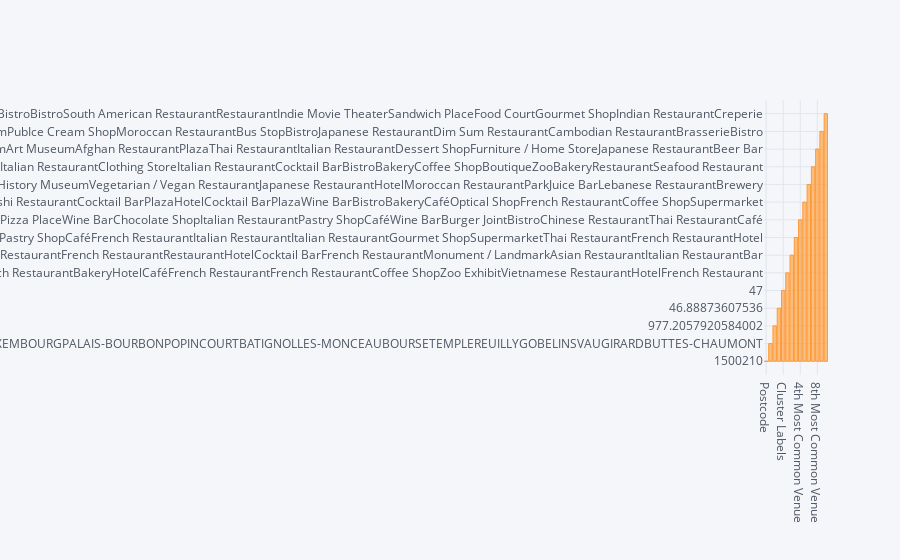

Write notebook code for a chart like this one.
### Code cell
Paris_merged.sum().iplot(kind = 'bar')

### Figure 1 — Plotly figure (JSON) as saved in the notebook; plotly's stock layout.template omitted (floating-point values rounded to 4 significant figures)
{"data": [{"marker": {"color": "rgba(255, 153, 51, 0.6)", "line": {"color": "rgba(255, 153, 51, 1.0)", "width": 1}}, "name": "None", "orientation": "v", "text": "", "type": "bar", "x": ["Postcode", "Borough", "Latitude", "Longitude", "Cluster Labels", "1st Most Common Venue", "2nd Most Common Venue", "3rd Most Common Venue", "4th Most Common Venue", "5th Most Common Venue", "6th Most Common Venue", "7th Most Common Venue", "8th Most Common Venue", "9th Most Common Venue", "10th Most Common Venue"], "y": [1500210, "LOUVREPANTHEONOPERAENTREPOTPASSYMENILMONTANTOBSERVATOIREELYSEEBUTTE-MONTMARTREHOTEL-DE-VILLELUXEMBOURGPALAIS-BOURBONPOPINCOURTBATIGNOLLES-MONCEAUBOURSETEMPLEREUILLYGOBELINSVAUGIRARDBUTTES-CHAUMONT", 977.2, 46.89, 47, "French RestaurantFrench RestaurantFrench RestaurantFrench RestaurantLakeBistroFrench RestaurantFrench RestaurantFrench RestaurantFrench RestaurantBakeryHotelCaféFrench RestaurantFrench RestaurantCoffee ShopZoo ExhibitVietnamese RestaurantHotelFrench Restaurant", "HotelHotelHotelHotelPlazaBakeryHotelHotelBarIce Cream ShopFrench RestaurantFrench RestaurantRestaurantHotelCocktail BarFrench RestaurantMonument / LandmarkAsian RestaurantItalian RestaurantBar", "Japanese RestaurantItalian RestaurantBistroBistroParkPlazaSupermarketBakeryBistroPastry ShopPastry ShopCaféFrench RestaurantItalian RestaurantItalian RestaurantGourmet ShopSupermarketThai RestaurantFrench RestaurantHotel", "PlazaBarWine BarCoffee ShopPoolFrench RestaurantBistroSpaPizza PlaceWine BarChocolate ShopItalian RestaurantPastry ShopCaféWine BarBurger JointBistroChinese RestaurantThai RestaurantCafé", "CaféCaféLoungeCaféBus StationJapanese RestaurantSushi RestaurantCocktail BarPlazaHotelCocktail BarPlazaWine BarBistroBakeryCaféOptical ShopFrench RestaurantCoffee ShopSupermarket", "Coffee ShopBakeryCocktail BarJapanese RestaurantBus StopBarFood & Drink ShopCorsican RestaurantHotelPedestrian PlazaFountainHistory MuseumVegetarian / Vegan RestaurantJapanese RestaurantHotelMoroccan RestaurantParkJuice BarLebanese RestaurantBrewery", "Historic SitePlazaBarIndian RestaurantBoat or FerryItalian RestaurantTea RoomParkItalian RestaurantClothing StoreItalian RestaurantCocktail BarBistroBakeryCoffee ShopBoutiqueZooBakeryRestaurantSeafood Restaurant", "Udon RestaurantPubBakeryAsian RestaurantBike Rental / Bike ShareHotelFast Food RestaurantBrasserieRestaurantPlazaTea RoomArt MuseumAfghan RestaurantPlazaThai RestaurantItalian RestaurantDessert ShopFurniture / Home StoreJapanese RestaurantBeer Bar", "BakeryCoffee ShopTea RoomPizza PlaceFrench RestaurantSupermarketBrasserieBreweryConvenience StoreTea RoomPubIce Cream ShopMoroccan RestaurantBus StopBistroJapanese RestaurantDim Sum RestaurantCambodian RestaurantBrasserieBistro", "Art MuseumWine BarBurger JointBarArt MuseumCaféPizza PlaceBurger JointVietnamese RestaurantThai RestaurantBistroBistroSouth American RestaurantRestaurantIndie Movie TheaterSandwich PlaceFood CourtGourmet ShopIndian RestaurantCreperie"]}], "layout": {"legend": {"bgcolor": "#F5F6F9", "font": {"color": "#4D5663"}}, "paper_bgcolor": "#F5F6F9", "plot_bgcolor": "#F5F6F9", "title": {"font": {"color": "#4D5663"}}, "xaxis": {"gridcolor": "#E1E5ED", "showgrid": true, "tickfont": {"color": "#4D5663"}, "title": {"font": {"color": "#4D5663"}, "text": ""}, "zerolinecolor": "#E1E5ED"}, "yaxis": {"gridcolor": "#E1E5ED", "showgrid": true, "tickfont": {"color": "#4D5663"}, "title": {"font": {"color": "#4D5663"}, "text": ""}, "zerolinecolor": "#E1E5ED"}}}
